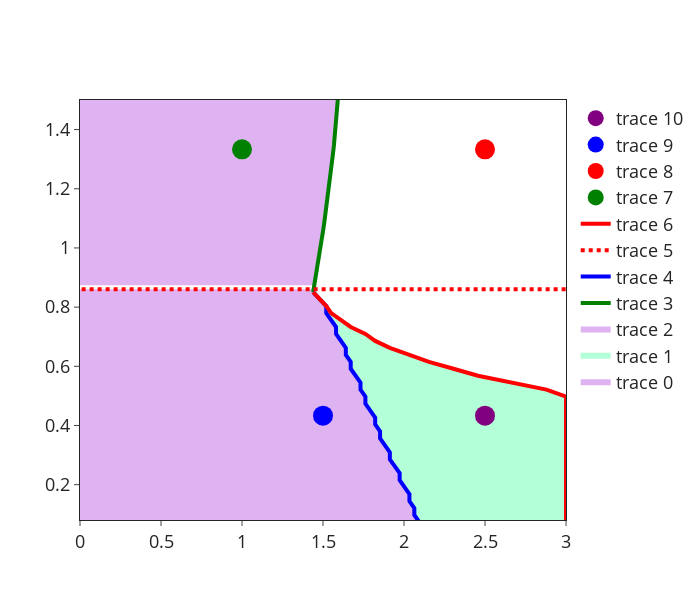

The cell this chart's notebook holds for it:
### Markdown cell above
# Figure 2 Plot Phase Diagram

### Code cell
print(params['m_c'])
# print(params['a_c'])
fig, ax = plt.subplots(1,1, figsize=(6, 5.5))

# first order
ax.plot(capture2minima, np.array(capture_mvals) /params['m0'], color='blue', linewidth=2.5)
# first order
ax.plot(capmax, np.array(capture_mvals) /params['m0'], color='red', linewidth=2.5)
# second order
ax.plot(a_c, m_space/params['m0'], color='green', linewidth=2.5, linestyle = '-.')
# second order
ax.plot([np.amin(a_space), a_c[mc_ind]],[m_c, m_c], color='red', linewidth=2.5)
ax.set_xlim([0., 3.5])

gfig = plot_PD_rates(capture2minima, capmax, capture_mvals, m_space, a_space, params)

fig2, ax2 = plt.subplots(2, 2, figsize=(8, 6))

choose_m = [4., 4., 1.3, 1.3] # [1.3, 4., 4., 1.3, 1.3, 2.3]
choose_a = [1., 2.5, 1.5, 2.5] #[1., 1., 2.5, 1.5, 2.5, 2.5]
colors = ['green','red','blue','purple']
for mi, mm in enumerate(choose_m):
#     plotcounter = [(0,0), (0,1), (0,2), (1,0), (1,1), (1,2)]
    plotcounter = [(0,0), (0,1), (1,0), (1,1)]
    
    aa = choose_a[mi]    
    ax.scatter(aa, mm/params['m0'], s=100, color=colors[mi])
    gfig.add_trace(go.Scatter(x=[aa], y=[mm/params['m0']],
                    mode='markers', marker=dict(size=20, color=mcolors[colors[mi]]),
                         )
              )
    handle = ax2[plotcounter[mi]]
    
    choose_a_ind = np.where(np.abs(a_space - aa) == np.amin(np.abs(a_space - aa)))[0][0]
    choose_m_ind = np.where(np.abs(m_space - mm) == np.amin(np.abs(m_space - mm)))[0][0]
    
    Uslice = U_data[choose_m_ind, :, :].squeeze()
    m0coordsT = gmin_overm[choose_m_ind]
    m1coordsT = b1_overm[choose_m_ind]
    m2coordsT = b2_overm[choose_m_ind]

    handle.plot(x_space, Uslice[:,choose_a_ind], color=colors[mi]) # mcolors['red']
    xargs = scipy.signal.argrelextrema(Uslice[:,choose_a_ind], np.less)[0]      
    x_mins = x_space[xargs]
    handle.scatter(x_mins, Uslice[xargs, choose_a_ind], s=100, color=colors[mi], zorder=10) # color=mcolors['blueviolet']
    handle.set_ylim([np.amin([np.amin(Uslice[:,choose_a_ind])*1.2,-0.1]), .6])
    handle.set_xlim([0., 2.8])
    handle.set_yticks([])
    for xi, xx in enumerate(x_mins):
        handle.text(0.1, 0.8 - 0.15*xi, ('x$_{n}$=%.2f' % xx), transform=handle.transAxes)

gfig.show()

saveall = False
if saveall:
    now = datetime.now().strftime("%m-%d-%Y_%H.%M")
    
    direc = os.getcwd() + '/../figures_v2/figure2/'
#     direc = os.getcwd() + '/powerpoints/ppt_figs/'
    fname1 = direc + "phase_diagram_rates_v3_"+now+".png"
    fname2 = direc + "phase_diagram_rates_snapshots_v3_"+now+".png"
#     fig.tight_layout()
    fig2.tight_layout()
#     fig.savefig(fname1, format='png', dpi=600)
    fig2.savefig(fname2, format='png', dpi=600)
    gfig.write_image(fname1, scale = 1.5, engine='kaleido')
    with open(fname1 + '.json', 'w') as f:
        f.write(json.dumps(params))

### Figure 1 — Plotly figure (JSON) as saved in the notebook; plotly's stock layout.template omitted (floating-point values rounded to 4 significant figures)
{"data": [{"fill": "tozerox", "fillcolor": "rgba(148, 0,211, 0.3)", "mode": "none", "type": "scatter", "x": [2.124, 2.124, 2.094, 2.064, 2.064, 2.034, 2.034, 2.003, 1.973, 1.973, 1.943, 1.913, 1.913, 1.883, 1.852, 1.852, 1.822, 1.822, 1.792, 1.762, 1.762, 1.732, 1.732, 1.701, 1.671, 1.671, 1.641, 1.641, 1.611, 1.581, 1.581, 1.55, 1.52, 1.52, 1.439], "y": [0.02687, 0.0504, 0.07394, 0.09747, 0.121, 0.1445, 0.1681, 0.1916, 0.2152, 0.2387, 0.2622, 0.2858, 0.3093, 0.3328, 0.3564, 0.3799, 0.4034, 0.427, 0.4505, 0.474, 0.4976, 0.5211, 0.5446, 0.5682, 0.5917, 0.6153, 0.6388, 0.6623, 0.6859, 0.7094, 0.7329, 0.7565, 0.78, 0.8035, 0.8602]}, {"fill": "tonextx", "fillcolor": "rgba(3, 255,127, 0.3)", "mode": "none", "type": "scatter", "x": [3, 3, 3, 3, 3, 3, 3, 3, 3, 3, 3, 3, 3, 3, 3, 3, 3, 3, 3, 3, 3, 2.879, 2.668, 2.456, 2.305, 2.154, 2.034, 1.913, 1.822, 1.762, 1.671, 1.611, 1.55, 1.52], "y": [0.02687, 0.0504, 0.07394, 0.09747, 0.121, 0.1445, 0.1681, 0.1916, 0.2152, 0.2387, 0.2622, 0.2858, 0.3093, 0.3328, 0.3564, 0.3799, 0.4034, 0.427, 0.4505, 0.474, 0.4976, 0.5211, 0.5446, 0.5682, 0.5917, 0.6153, 0.6388, 0.6623, 0.6859, 0.7094, 0.7329, 0.7565, 0.78, 0.8035]}, {"fill": "tozerox", "fillcolor": "rgba(148, 0,211, 0.3)", "mode": "none", "type": "scatter", "x": [1.447, 1.454, 1.462, 1.469, 1.476, 1.482, 1.489, 1.495, 1.502, 1.508, 1.514, 1.52, 1.526, 1.531, 1.537, 1.542, 1.547, 1.552, 1.557, 1.562, 1.567, 1.572, 1.576, 1.581, 1.585, 1.589, 1.594, 1.598, 1.602, 1.605, 1.609, 1.613, 1.616, 1.62, 1.623, 1.627, 1.63, 1.633, 1.636, 1.639, 1.642, 1.645, 1.648, 1.651, 1.654, 1.656, 1.659, 1.661, 1.664, 1.666, 1.669, 1.671, 1.673, 1.675, 1.677, 1.68, 1.682, 1.684, 1.686, 1.687, 1.689, 1.691, 1.693, 0.01], "y": [0.8741, 0.8977, 0.9212, 0.9447, 0.9683, 0.9918, 1.015, 1.039, 1.062, 1.086, 1.109, 1.133, 1.157, 1.18, 1.204, 1.227, 1.251, 1.274, 1.298, 1.321, 1.345, 1.368, 1.392, 1.415, 1.439, 1.463, 1.486, 1.51, 1.533, 1.557, 1.58, 1.604, 1.627, 1.651, 1.674, 1.698, 1.721, 1.745, 1.768, 1.792, 1.816, 1.839, 1.863, 1.886, 1.91, 1.933, 1.957, 1.98, 2.004, 2.027, 2.051, 2.074, 2.098, 2.122, 2.145, 2.169, 2.192, 2.216, 2.239, 2.263, 2.286, 2.31, 2.333, 2.333]}, {"line": {"color": "green", "width": 4}, "mode": "lines", "type": "scatter", "x": [1.439, 1.447, 1.454, 1.462, 1.469, 1.476, 1.482, 1.489, 1.495, 1.502, 1.508, 1.514, 1.52, 1.526, 1.531, 1.537, 1.542, 1.547, 1.552, 1.557, 1.562, 1.567, 1.572, 1.576, 1.581, 1.585, 1.589, 1.594, 1.598, 1.602, 1.605, 1.609, 1.613, 1.616, 1.62, 1.623, 1.627, 1.63, 1.633, 1.636, 1.639, 1.642, 1.645, 1.648, 1.651, 1.654, 1.656, 1.659, 1.661, 1.664, 1.666, 1.669, 1.671, 1.673, 1.675, 1.677, 1.68, 1.682, 1.684, 1.686, 1.687, 1.689, 1.691, 1.693], "y": [0.8506, 0.8741, 0.8977, 0.9212, 0.9447, 0.9683, 0.9918, 1.015, 1.039, 1.062, 1.086, 1.109, 1.133, 1.157, 1.18, 1.204, 1.227, 1.251, 1.274, 1.298, 1.321, 1.345, 1.368, 1.392, 1.415, 1.439, 1.463, 1.486, 1.51, 1.533, 1.557, 1.58, 1.604, 1.627, 1.651, 1.674, 1.698, 1.721, 1.745, 1.768, 1.792, 1.816, 1.839, 1.863, 1.886, 1.91, 1.933, 1.957, 1.98, 2.004, 2.027, 2.051, 2.074, 2.098, 2.122, 2.145, 2.169, 2.192, 2.216, 2.239, 2.263, 2.286, 2.31, 2.333]}, {"line": {"color": "blue", "width": 4}, "mode": "lines", "type": "scatter", "x": [2.124, 2.124, 2.094, 2.064, 2.064, 2.034, 2.034, 2.003, 1.973, 1.973, 1.943, 1.913, 1.913, 1.883, 1.852, 1.852, 1.822, 1.822, 1.792, 1.762, 1.762, 1.732, 1.732, 1.701, 1.671, 1.671, 1.641, 1.641, 1.611, 1.581, 1.581, 1.55, 1.52, 1.52, 1.439], "y": [0.02687, 0.0504, 0.07394, 0.09747, 0.121, 0.1445, 0.1681, 0.1916, 0.2152, 0.2387, 0.2622, 0.2858, 0.3093, 0.3328, 0.3564, 0.3799, 0.4034, 0.427, 0.4505, 0.474, 0.4976, 0.5211, 0.5446, 0.5682, 0.5917, 0.6153, 0.6388, 0.6623, 0.6859, 0.7094, 0.7329, 0.7565, 0.78, 0.8035, 0.8506]}, {"line": {"color": "red", "dash": "dot", "width": 4}, "mode": "lines", "type": "scatter", "x": [0.01, 3], "y": [0.8602, 0.8602]}, {"line": {"color": "red", "width": 4}, "mode": "lines", "type": "scatter", "x": [3, 3, 3, 3, 3, 3, 3, 3, 3, 3, 3, 3, 3, 3, 3, 3, 3, 3, 3, 3, 3, 2.879, 2.668, 2.456, 2.305, 2.154, 2.034, 1.913, 1.822, 1.762, 1.671, 1.611, 1.55, 1.52, 1.439], "y": [0.02687, 0.0504, 0.07394, 0.09747, 0.121, 0.1445, 0.1681, 0.1916, 0.2152, 0.2387, 0.2622, 0.2858, 0.3093, 0.3328, 0.3564, 0.3799, 0.4034, 0.427, 0.4505, 0.474, 0.4976, 0.5211, 0.5446, 0.5682, 0.5917, 0.6153, 0.6388, 0.6623, 0.6859, 0.7094, 0.7329, 0.7565, 0.78, 0.8035, 0.8506]}, {"marker": {"color": "#008000", "size": 20}, "mode": "markers", "type": "scatter", "x": [1], "y": [1.333]}, {"marker": {"color": "#FF0000", "size": 20}, "mode": "markers", "type": "scatter", "x": [2.5], "y": [1.333]}, {"marker": {"color": "#0000FF", "size": 20}, "mode": "markers", "type": "scatter", "x": [1.5], "y": [0.4333]}, {"marker": {"color": "#800080", "size": 20}, "mode": "markers", "type": "scatter", "x": [2.5], "y": [0.4333]}], "layout": {"font": {"size": 18}, "height": 600, "paper_bgcolor": "rgba(0,0,0,0)", "plot_bgcolor": "rgba(0,0,0,0)", "width": 700, "xaxis": {"mirror": true, "range": [0, 3], "showline": true}, "yaxis": {"mirror": true, "range": [0.08061, 1.5], "showline": true}}}
